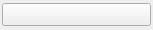
<?xml version="1.0" encoding="UTF-8"?>
<ui version="4.0">
 <class>DataSelectionWidget</class>
 <widget class="QWidget" name="DataSelectionWidget">
  <property name="geometry">
   <rect>
    <x>0</x>
    <y>0</y>
    <width>153</width>
    <height>30</height>
   </rect>
  </property>
  <property name="sizePolicy">
   <sizepolicy hsizetype="Expanding" vsizetype="Fixed">
    <horstretch>0</horstretch>
    <verstretch>0</verstretch>
   </sizepolicy>
  </property>
  <property name="acceptDrops">
   <bool>true</bool>
  </property>
  <property name="windowTitle">
   <string/>
  </property>
  <layout class="QHBoxLayout" name="horizontalLayout">
   <property name="leftMargin">
    <number>2</number>
   </property>
   <property name="topMargin">
    <number>0</number>
   </property>
   <property name="rightMargin">
    <number>2</number>
   </property>
   <property name="bottomMargin">
    <number>0</number>
   </property>
   <item>
    <widget class="QToolButton" name="selectedDataPath">
     <property name="sizePolicy">
      <sizepolicy hsizetype="Expanding" vsizetype="Fixed">
       <horstretch>0</horstretch>
       <verstretch>0</verstretch>
      </sizepolicy>
     </property>
     <property name="text">
      <string/>
     </property>
     <property name="popupMode">
      <enum>QToolButton::InstantPopup</enum>
     </property>
     <property name="toolButtonStyle">
      <enum>Qt::ToolButtonTextBesideIcon</enum>
     </property>
     <property name="autoRaise">
      <bool>false</bool>
     </property>
     <property name="arrowType">
      <enum>Qt::NoArrow</enum>
     </property>
    </widget>
   </item>
  </layout>
 </widget>
 <resources/>
 <connections/>
</ui>
